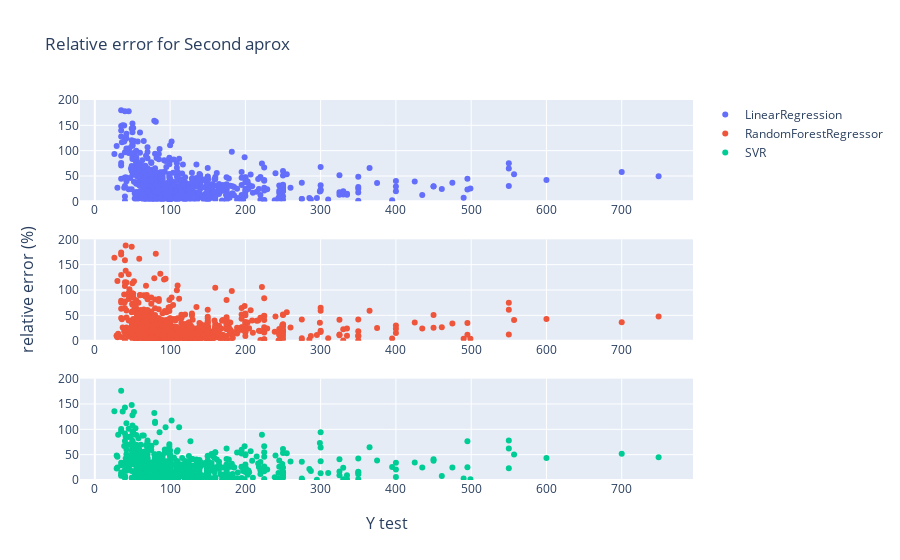

Notebook cell for this chart:
### Code cell
fig_plot3=subplot_error(df_plot3, title = "Relative error for Second aprox")

### Figure 1 — Plotly figure (JSON) as saved in the notebook; plotly's stock layout.template omitted (floating-point values rounded to 4 significant figures; data arrays with more than 128 entries replaced by an {"elided": "..."} marker saying what was removed)
{"data": [{"mode": "markers", "name": "LinearRegression", "type": "scatter", "x": {"elided": "764 int values"}, "xaxis": "x", "y": {"elided": "764 float values"}, "yaxis": "y"}, {"mode": "markers", "name": "RandomForestRegressor", "type": "scatter", "x": {"elided": "764 int values"}, "xaxis": "x2", "y": {"elided": "764 float values"}, "yaxis": "y2"}, {"mode": "markers", "name": "SVR", "type": "scatter", "x": {"elided": "764 int values"}, "xaxis": "x3", "y": {"elided": "764 float values"}, "yaxis": "y3"}], "layout": {"annotations": [{"font": {"size": 16}, "showarrow": false, "text": "Y test", "x": 0.5, "xanchor": "center", "xref": "paper", "y": 0, "yanchor": "top", "yref": "paper", "yshift": -30}, {"font": {"size": 16}, "showarrow": false, "text": "relative error (%)", "textangle": -90, "x": 0, "xanchor": "right", "xref": "paper", "xshift": -40, "y": 0.5, "yanchor": "middle", "yref": "paper"}], "title": {"text": "Relative error for Second aprox"}, "xaxis": {"anchor": "y", "domain": [0, 1]}, "xaxis2": {"anchor": "y2", "domain": [0, 1]}, "xaxis3": {"anchor": "y3", "domain": [0, 1]}, "yaxis": {"anchor": "x", "autorange": false, "domain": [0.7333, 1], "range": [0, 200], "title": {"text": ""}}, "yaxis2": {"anchor": "x2", "autorange": false, "domain": [0.3667, 0.6333], "range": [0, 200], "title": {"text": ""}}, "yaxis3": {"anchor": "x3", "autorange": false, "domain": [0, 0.2667], "range": [0, 200], "title": {"text": ""}}}}
